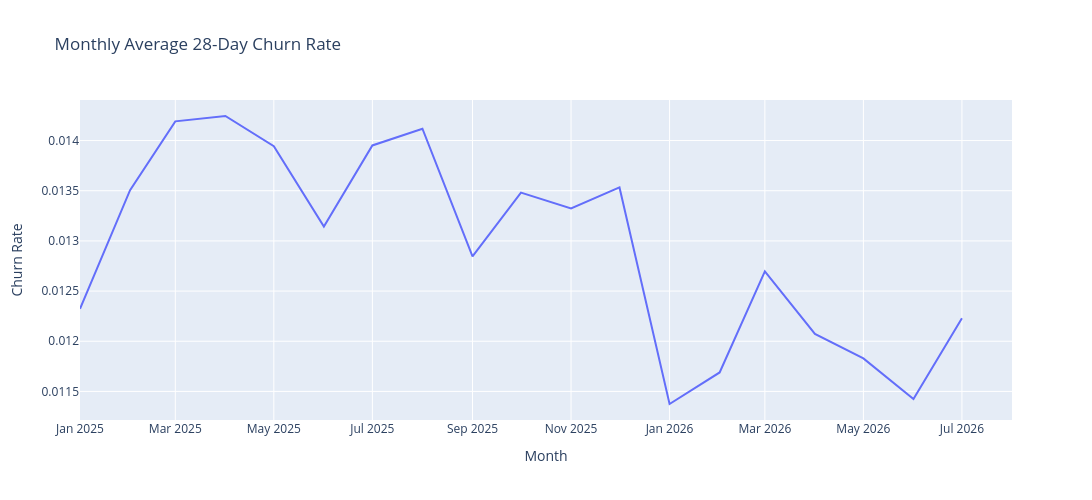

Notebook code for this chart:
### Code cell
# Create monthly average of returnrate_within_28
returnrate_dedicated_monthly = returnrate_dedicated[['dt', 'returnrate_within_28']].copy()
returnrate_dedicated_monthly['dt'] = pd.to_datetime(returnrate_dedicated_monthly['dt'])
returnrate_dedicated_monthly['year_month'] = returnrate_dedicated_monthly['dt'].dt.to_period('M')
returnrate_dedicated_monthly_avg = returnrate_dedicated_monthly.groupby('year_month')['returnrate_within_28'].mean().reset_index()
returnrate_dedicated_monthly_avg.columns = ['Month', 'Avg Return Rate (28-day)']

returnrate_dedicated_monthly_avg['Month'] = returnrate_dedicated_monthly_avg['Month'].astype(str)

returnrate_dedicated_monthly_avg['churn'] = 1 - returnrate_dedicated_monthly_avg['Avg Return Rate (28-day)']

fig = px.line(
    returnrate_dedicated_monthly_avg,
    x='Month',
    y='churn',
    title='Monthly Average 28-Day Churn Rate',
    labels={'Month': 'Month', 'churn': 'Churn Rate'},
    height=500,
    width=1200,
)
fig.show()

### Figure 1 — Plotly figure (JSON) as saved in the notebook; plotly's stock layout.template omitted (floating-point values rounded to 4 significant figures)
{"data": [{"hovertemplate": "Month=%{x}<br>Churn Rate=%{y}<extra></extra>", "legendgroup": "", "line": {"color": "#636efa", "dash": "solid"}, "marker": {"symbol": "circle"}, "mode": "lines", "name": "", "orientation": "v", "showlegend": false, "type": "scatter", "x": ["2025-01", "2025-02", "2025-03", "2025-04", "2025-05", "2025-06", "2025-07", "2025-08", "2025-09", "2025-10", "2025-11", "2025-12", "2026-01", "2026-02", "2026-03", "2026-04", "2026-05", "2026-06", "2026-07", "2026-08"], "xaxis": "x", "y": [0.01232, 0.01351, 0.01419, 0.01424, 0.01394, 0.01314, 0.01395, 0.01412, 0.01285, 0.01348, 0.01332, 0.01353, 0.01137, 0.01169, 0.0127, 0.01207, 0.01183, 0.01142, 0.01223, NaN], "yaxis": "y"}], "layout": {"height": 500, "legend": {"tracegroupgap": 0}, "title": {"text": "Monthly Average 28-Day Churn Rate"}, "width": 1200, "xaxis": {"anchor": "y", "domain": [0, 1], "title": {"text": "Month"}}, "yaxis": {"anchor": "x", "domain": [0, 1], "title": {"text": "Churn Rate"}}}}
